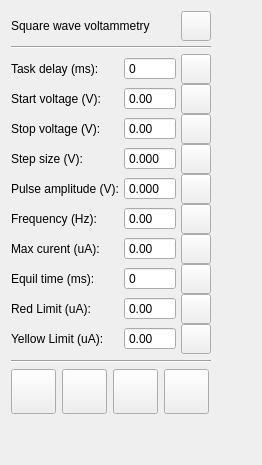
      <widget class="QWidget" name="swvTab">
       <attribute name="title">
        <string>Square wave voltammetry</string>
       </attribute>
       <layout class="QGridLayout" name="gridLayout_8">
        <item row="0" column="0">
         <layout class="QVBoxLayout" name="verticalLayout_7">
          <item>
           <layout class="QVBoxLayout" name="verticalLayout_8">
            <property name="spacing">
             <number>5</number>
            </property>
            <item>
             <layout class="QHBoxLayout" name="horizontalLayout_13">
              <item>
               <widget class="QLabel" name="sensor2Label_8">
                <property name="text">
                 <string>Square wave voltammetry</string>
                </property>
               </widget>
              </item>
              <item>
               <widget class="QPushButton" name="swvButton">
                <property name="minimumSize">
                 <size>
                  <width>30</width>
                  <height>30</height>
                 </size>
                </property>
                <property name="maximumSize">
                 <size>
                  <width>30</width>
                  <height>30</height>
                 </size>
                </property>
                <property name="cursor">
                 <cursorShape>PointingHandCursor</cursorShape>
                </property>
                <property name="focusPolicy">
                 <enum>Qt::ClickFocus</enum>
                </property>
                <property name="text">
                 <string/>
                </property>
                <property name="icon">
                 <iconset resource="../qrc/uiResources.qrc">
                  <normaloff>:/icons/sendIcon</normaloff>:/icons/sendIcon</iconset>
                </property>
                <property name="iconSize">
                 <size>
                  <width>30</width>
                  <height>30</height>
                 </size>
                </property>
               </widget>
              </item>
             </layout>
            </item>
            <item>
             <widget class="Line" name="line_7">
              <property name="orientation">
               <enum>Qt::Horizontal</enum>
              </property>
             </widget>
            </item>
            <item>
             <layout class="QGridLayout" name="gridLayout_14">
              <property name="horizontalSpacing">
               <number>5</number>
              </property>
              <property name="verticalSpacing">
               <number>0</number>
              </property>
              <item row="8" column="2">
               <widget class="QDoubleSpinBox" name="swvRedLimitValue">
                <property name="buttonSymbols">
                 <enum>QAbstractSpinBox::NoButtons</enum>
                </property>
                <property name="minimum">
                 <double>-999.990000000000009</double>
                </property>
                <property name="maximum">
                 <double>999.990000000000009</double>
                </property>
                <property name="singleStep">
                 <double>0.010000000000000</double>
                </property>
               </widget>
              </item>
              <item row="3" column="3">
               <widget class="QPushButton" name="swvSSButton">
                <property name="minimumSize">
                 <size>
                  <width>30</width>
                  <height>30</height>
                 </size>
                </property>
                <property name="maximumSize">
                 <size>
                  <width>30</width>
                  <height>30</height>
                 </size>
                </property>
                <property name="cursor">
                 <cursorShape>PointingHandCursor</cursorShape>
                </property>
                <property name="focusPolicy">
                 <enum>Qt::ClickFocus</enum>
                </property>
                <property name="text">
                 <string/>
                </property>
                <property name="icon">
                 <iconset resource="../qrc/uiResources.qrc">
                  <normaloff>:/icons/sendIcon</normaloff>:/icons/sendIcon</iconset>
                </property>
                <property name="iconSize">
                 <size>
                  <width>30</width>
                  <height>30</height>
                 </size>
                </property>
               </widget>
              </item>
              <item row="1" column="0">
               <widget class="QLabel" name="label_37">
                <property name="text">
                 <string>Start voltage (V):</string>
                </property>
               </widget>
              </item>
              <item row="6" column="3">
               <widget class="QPushButton" name="swvMCButton">
                <property name="minimumSize">
                 <size>
                  <width>30</width>
                  <height>30</height>
                 </size>
                </property>
                <property name="maximumSize">
                 <size>
                  <width>30</width>
                  <height>30</height>
                 </size>
                </property>
                <property name="cursor">
                 <cursorShape>PointingHandCursor</cursorShape>
                </property>
                <property name="focusPolicy">
                 <enum>Qt::ClickFocus</enum>
                </property>
                <property name="text">
                 <string/>
                </property>
                <property name="icon">
                 <iconset resource="../qrc/uiResources.qrc">
                  <normaloff>:/icons/sendIcon</normaloff>:/icons/sendIcon</iconset>
                </property>
                <property name="iconSize">
                 <size>
                  <width>30</width>
                  <height>30</height>
                 </size>
                </property>
               </widget>
              </item>
              <item row="9" column="0">
               <widget class="QLabel" name="label_46">
                <property name="text">
                 <string>Yellow Limit (uA):</string>
                </property>
               </widget>
              </item>
              <item row="5" column="2">
               <widget class="QDoubleSpinBox" name="swvFQValue">
                <property name="buttonSymbols">
                 <enum>QAbstractSpinBox::NoButtons</enum>
                </property>
                <property name="singleStep">
                 <double>0.010000000000000</double>
                </property>
               </widget>
              </item>
              <item row="1" column="2">
               <widget class="QDoubleSpinBox" name="swvStartVValue">
                <property name="buttonSymbols">
                 <enum>QAbstractSpinBox::NoButtons</enum>
                </property>
                <property name="minimum">
                 <double>-9.000000000000000</double>
                </property>
                <property name="maximum">
                 <double>9.000000000000000</double>
                </property>
                <property name="singleStep">
                 <double>0.010000000000000</double>
                </property>
               </widget>
              </item>
              <item row="9" column="2">
               <widget class="QDoubleSpinBox" name="swvYellowLimitValue">
                <property name="buttonSymbols">
                 <enum>QAbstractSpinBox::NoButtons</enum>
                </property>
                <property name="minimum">
                 <double>-999.990000000000009</double>
                </property>
                <property name="maximum">
                 <double>999.990000000000009</double>
                </property>
                <property name="singleStep">
                 <double>0.010000000000000</double>
                </property>
               </widget>
              </item>
              <item row="8" column="0">
               <widget class="QLabel" name="label_47">
                <property name="text">
                 <string>Red Limit (uA):</string>
                </property>
               </widget>
              </item>
              <item row="5" column="3">
               <widget class="QPushButton" name="swvFQButton">
                <property name="minimumSize">
                 <size>
                  <width>30</width>
                  <height>30</height>
                 </size>
                </property>
                <property name="maximumSize">
                 <size>
                  <width>30</width>
                  <height>30</height>
                 </size>
                </property>
                <property name="cursor">
                 <cursorShape>PointingHandCursor</cursorShape>
                </property>
                <property name="focusPolicy">
                 <enum>Qt::ClickFocus</enum>
                </property>
                <property name="text">
                 <string/>
                </property>
                <property name="icon">
                 <iconset resource="../qrc/uiResources.qrc">
                  <normaloff>:/icons/sendIcon</normaloff>:/icons/sendIcon</iconset>
                </property>
                <property name="iconSize">
                 <size>
                  <width>30</width>
                  <height>30</height>
                 </size>
                </property>
               </widget>
              </item>
              <item row="6" column="0">
               <widget class="QLabel" name="label_38">
                <property name="text">
                 <string>Max curent (uA):</string>
                </property>
               </widget>
              </item>
              <item row="7" column="3">
               <widget class="QPushButton" name="swvETButton">
                <property name="minimumSize">
                 <size>
                  <width>30</width>
                  <height>30</height>
                 </size>
                </property>
                <property name="maximumSize">
                 <size>
                  <width>30</width>
                  <height>30</height>
                 </size>
                </property>
                <property name="cursor">
                 <cursorShape>PointingHandCursor</cursorShape>
                </property>
                <property name="focusPolicy">
                 <enum>Qt::ClickFocus</enum>
                </property>
                <property name="text">
                 <string/>
                </property>
                <property name="icon">
                 <iconset resource="../qrc/uiResources.qrc">
                  <normaloff>:/icons/sendIcon</normaloff>:/icons/sendIcon</iconset>
                </property>
                <property name="iconSize">
                 <size>
                  <width>30</width>
                  <height>30</height>
                 </size>
                </property>
               </widget>
              </item>
              <item row="5" column="0">
               <widget class="QLabel" name="label_40">
                <property name="text">
                 <string>Frequency (Hz):</string>
                </property>
               </widget>
              </item>
              <item row="1" column="3">
               <widget class="QPushButton" name="swvStartVButton">
                <property name="minimumSize">
                 <size>
                  <width>30</width>
                  <height>30</height>
                 </size>
                </property>
                <property name="maximumSize">
                 <size>
                  <width>30</width>
                  <height>30</height>
                 </size>
                </property>
                <property name="cursor">
                 <cursorShape>PointingHandCursor</cursorShape>
                </property>
                <property name="focusPolicy">
                 <enum>Qt::ClickFocus</enum>
                </property>
                <property name="text">
                 <string/>
                </property>
                <property name="icon">
                 <iconset resource="../qrc/uiResources.qrc">
                  <normaloff>:/icons/sendIcon</normaloff>:/icons/sendIcon</iconset>
                </property>
                <property name="iconSize">
                 <size>
                  <width>30</width>
                  <height>30</height>
                 </size>
                </property>
               </widget>
              </item>
              <item row="6" column="2">
               <widget class="QDoubleSpinBox" name="swvMCValue">
                <property name="buttonSymbols">
                 <enum>QAbstractSpinBox::NoButtons</enum>
                </property>
                <property name="minimum">
                 <double>-999.990000000000009</double>
                </property>
                <property name="maximum">
                 <double>999.990000000000009</double>
                </property>
                <property name="singleStep">
                 <double>0.010000000000000</double>
                </property>
               </widget>
              </item>
              <item row="3" column="2">
               <widget class="QDoubleSpinBox" name="swvSSValue">
                <property name="buttonSymbols">
                 <enum>QAbstractSpinBox::NoButtons</enum>
                </property>
                <property name="decimals">
                 <number>3</number>
                </property>
                <property name="maximum">
                 <double>9.000000000000000</double>
                </property>
                <property name="singleStep">
                 <double>0.001000000000000</double>
                </property>
               </widget>
              </item>
              <item row="8" column="3">
               <widget class="QPushButton" name="swvRedLimitButton">
                <property name="minimumSize">
                 <size>
                  <width>30</width>
                  <height>30</height>
                 </size>
                </property>
                <property name="maximumSize">
                 <size>
                  <width>30</width>
                  <height>30</height>
                 </size>
                </property>
                <property name="cursor">
                 <cursorShape>PointingHandCursor</cursorShape>
                </property>
                <property name="focusPolicy">
                 <enum>Qt::ClickFocus</enum>
                </property>
                <property name="text">
                 <string/>
                </property>
                <property name="icon">
                 <iconset resource="../qrc/uiResources.qrc">
                  <normaloff>:/icons/sendIcon</normaloff>:/icons/sendIcon</iconset>
                </property>
                <property name="iconSize">
                 <size>
                  <width>30</width>
                  <height>30</height>
                 </size>
                </property>
               </widget>
              </item>
              <item row="9" column="3">
               <widget class="QPushButton" name="swvYellowLimitButton">
                <property name="minimumSize">
                 <size>
                  <width>30</width>
                  <height>30</height>
                 </size>
                </property>
                <property name="maximumSize">
                 <size>
                  <width>30</width>
                  <height>30</height>
                 </size>
                </property>
                <property name="cursor">
                 <cursorShape>PointingHandCursor</cursorShape>
                </property>
                <property name="focusPolicy">
                 <enum>Qt::ClickFocus</enum>
                </property>
                <property name="text">
                 <string/>
                </property>
                <property name="icon">
                 <iconset resource="../qrc/uiResources.qrc">
                  <normaloff>:/icons/sendIcon</normaloff>:/icons/sendIcon</iconset>
                </property>
                <property name="iconSize">
                 <size>
                  <width>30</width>
                  <height>30</height>
                 </size>
                </property>
               </widget>
              </item>
              <item row="4" column="2">
               <widget class="QDoubleSpinBox" name="swvPAValue">
                <property name="buttonSymbols">
                 <enum>QAbstractSpinBox::NoButtons</enum>
                </property>
                <property name="decimals">
                 <number>3</number>
                </property>
                <property name="maximum">
                 <double>9.000000000000000</double>
                </property>
                <property name="singleStep">
                 <double>0.001000000000000</double>
                </property>
               </widget>
              </item>
              <item row="7" column="0">
               <widget class="QLabel" name="label_76">
                <property name="text">
                 <string>Equil time (ms):</string>
                </property>
               </widget>
              </item>
              <item row="2" column="0">
               <widget class="QLabel" name="label_39">
                <property name="text">
                 <string>Stop voltage (V):</string>
                </property>
               </widget>
              </item>
              <item row="7" column="2">
               <widget class="QSpinBox" name="swvETValue">
                <property name="buttonSymbols">
                 <enum>QAbstractSpinBox::NoButtons</enum>
                </property>
                <property name="maximum">
                 <number>9999999</number>
                </property>
               </widget>
              </item>
              <item row="2" column="2">
               <widget class="QDoubleSpinBox" name="swvStopVValue">
                <property name="buttonSymbols">
                 <enum>QAbstractSpinBox::NoButtons</enum>
                </property>
                <property name="minimum">
                 <double>-9.000000000000000</double>
                </property>
                <property name="maximum">
                 <double>9.000000000000000</double>
                </property>
                <property name="singleStep">
                 <double>0.010000000000000</double>
                </property>
               </widget>
              </item>
              <item row="2" column="3">
               <widget class="QPushButton" name="swvStopVButton">
                <property name="minimumSize">
                 <size>
                  <width>30</width>
                  <height>30</height>
                 </size>
                </property>
                <property name="maximumSize">
                 <size>
                  <width>30</width>
                  <height>30</height>
                 </size>
                </property>
                <property name="cursor">
                 <cursorShape>PointingHandCursor</cursorShape>
                </property>
                <property name="focusPolicy">
                 <enum>Qt::ClickFocus</enum>
                </property>
                <property name="text">
                 <string/>
                </property>
                <property name="icon">
                 <iconset resource="../qrc/uiResources.qrc">
                  <normaloff>:/icons/sendIcon</normaloff>:/icons/sendIcon</iconset>
                </property>
                <property name="iconSize">
                 <size>
                  <width>30</width>
                  <height>30</height>
                 </size>
                </property>
               </widget>
              </item>
              <item row="3" column="0">
               <widget class="QLabel" name="label_31">
                <property name="text">
                 <string>Step size (V):</string>
                </property>
               </widget>
              </item>
              <item row="4" column="0">
               <widget class="QLabel" name="label_21">
                <property name="text">
                 <string>Pulse amplitude (V):</string>
                </property>
               </widget>
              </item>
              <item row="4" column="3">
               <widget class="QPushButton" name="swvPAButton">
                <property name="minimumSize">
                 <size>
                  <width>30</width>
                  <height>30</height>
                 </size>
                </property>
                <property name="maximumSize">
                 <size>
                  <width>30</width>
                  <height>30</height>
                 </size>
                </property>
                <property name="cursor">
                 <cursorShape>PointingHandCursor</cursorShape>
                </property>
                <property name="focusPolicy">
                 <enum>Qt::ClickFocus</enum>
                </property>
                <property name="text">
                 <string/>
                </property>
                <property name="icon">
                 <iconset resource="../qrc/uiResources.qrc">
                  <normaloff>:/icons/sendIcon</normaloff>:/icons/sendIcon</iconset>
                </property>
                <property name="iconSize">
                 <size>
                  <width>30</width>
                  <height>30</height>
                 </size>
                </property>
               </widget>
              </item>
              <item row="0" column="0">
               <widget class="QLabel" name="label_49">
                <property name="text">
                 <string>Task delay (ms):</string>
                </property>
               </widget>
              </item>
              <item row="0" column="2">
               <widget class="QSpinBox" name="swvTDValue">
                <property name="buttonSymbols">
                 <enum>QAbstractSpinBox::NoButtons</enum>
                </property>
                <property name="maximum">
                 <number>1000</number>
                </property>
               </widget>
              </item>
              <item row="0" column="3">
               <widget class="QPushButton" name="swvTDButton">
                <property name="minimumSize">
                 <size>
                  <width>30</width>
                  <height>30</height>
                 </size>
                </property>
                <property name="maximumSize">
                 <size>
                  <width>30</width>
                  <height>30</height>
                 </size>
                </property>
                <property name="cursor">
                 <cursorShape>PointingHandCursor</cursorShape>
                </property>
                <property name="focusPolicy">
                 <enum>Qt::ClickFocus</enum>
                </property>
                <property name="text">
                 <string/>
                </property>
                <property name="icon">
                 <iconset resource="../qrc/uiResources.qrc">
                  <normaloff>:/icons/sendIcon</normaloff>:/icons/sendIcon</iconset>
                </property>
                <property name="iconSize">
                 <size>
                  <width>30</width>
                  <height>30</height>
                 </size>
                </property>
               </widget>
              </item>
             </layout>
            </item>
           </layout>
          </item>
          <item>
           <widget class="Line" name="line_11">
            <property name="orientation">
             <enum>Qt::Horizontal</enum>
            </property>
           </widget>
          </item>
          <item>
           <layout class="QHBoxLayout" name="horizontalLayout_14">
            <item>
             <spacer name="horizontalSpacer_16">
              <property name="orientation">
               <enum>Qt::Horizontal</enum>
              </property>
              <property name="sizeType">
               <enum>QSizePolicy::Preferred</enum>
              </property>
              <property name="sizeHint" stdset="0">
               <size>
                <width>0</width>
                <height>0</height>
               </size>
              </property>
             </spacer>
            </item>
            <item>
             <widget class="QPushButton" name="swvPlayButton">
              <property name="minimumSize">
               <size>
                <width>45</width>
                <height>45</height>
               </size>
              </property>
              <property name="maximumSize">
               <size>
                <width>45</width>
                <height>45</height>
               </size>
              </property>
              <property name="cursor">
               <cursorShape>PointingHandCursor</cursorShape>
              </property>
              <property name="focusPolicy">
               <enum>Qt::ClickFocus</enum>
              </property>
              <property name="text">
               <string/>
              </property>
              <property name="icon">
               <iconset resource="../qrc/uiResources.qrc">
                <normaloff>:/icons/playIcon</normaloff>
                <normalon>:/icons/pauseIcon</normalon>:/icons/playIcon</iconset>
              </property>
              <property name="iconSize">
               <size>
                <width>45</width>
                <height>45</height>
               </size>
              </property>
              <property name="checkable">
               <bool>true</bool>
              </property>
             </widget>
            </item>
            <item>
             <widget class="QPushButton" name="swvSaveButton">
              <property name="minimumSize">
               <size>
                <width>45</width>
                <height>45</height>
               </size>
              </property>
              <property name="maximumSize">
               <size>
                <width>45</width>
                <height>45</height>
               </size>
              </property>
              <property name="cursor">
               <cursorShape>PointingHandCursor</cursorShape>
              </property>
              <property name="focusPolicy">
               <enum>Qt::ClickFocus</enum>
              </property>
              <property name="text">
               <string/>
              </property>
              <property name="icon">
               <iconset resource="../qrc/uiResources.qrc">
                <normaloff>:/icons/saveIcon</normaloff>:/icons/saveIcon</iconset>
              </property>
              <property name="iconSize">
               <size>
                <width>45</width>
                <height>45</height>
               </size>
              </property>
             </widget>
            </item>
            <item>
             <widget class="QPushButton" name="swvLoadButton">
              <property name="minimumSize">
               <size>
                <width>45</width>
                <height>45</height>
               </size>
              </property>
              <property name="maximumSize">
               <size>
                <width>45</width>
                <height>45</height>
               </size>
              </property>
              <property name="cursor">
               <cursorShape>PointingHandCursor</cursorShape>
              </property>
              <property name="focusPolicy">
               <enum>Qt::ClickFocus</enum>
              </property>
              <property name="text">
               <string/>
              </property>
              <property name="icon">
               <iconset resource="../qrc/uiResources.qrc">
                <normaloff>:/icons/loadIcon</normaloff>:/icons/loadIcon</iconset>
              </property>
              <property name="iconSize">
               <size>
                <width>45</width>
                <height>45</height>
               </size>
              </property>
             </widget>
            </item>
            <item>
             <widget class="QPushButton" name="swvCloseButton">
              <property name="minimumSize">
               <size>
                <width>45</width>
                <height>45</height>
               </size>
              </property>
              <property name="maximumSize">
               <size>
                <width>45</width>
                <height>45</height>
               </size>
              </property>
              <property name="cursor">
               <cursorShape>PointingHandCursor</cursorShape>
              </property>
              <property name="focusPolicy">
               <enum>Qt::ClickFocus</enum>
              </property>
              <property name="text">
               <string/>
              </property>
              <property name="icon">
               <iconset resource="../qrc/uiResources.qrc">
                <normaloff>:/icons/closeIcon</normaloff>:/icons/closeIcon</iconset>
              </property>
              <property name="iconSize">
               <size>
                <width>45</width>
                <height>45</height>
               </size>
              </property>
             </widget>
            </item>
            <item>
             <spacer name="horizontalSpacer_17">
              <property name="orientation">
               <enum>Qt::Horizontal</enum>
              </property>
              <property name="sizeType">
               <enum>QSizePolicy::Preferred</enum>
              </property>
              <property name="sizeHint" stdset="0">
               <size>
                <width>0</width>
                <height>0</height>
               </size>
              </property>
             </spacer>
            </item>
           </layout>
          </item>
          <item>
           <spacer name="verticalSpacer_5">
            <property name="orientation">
             <enum>Qt::Vertical</enum>
            </property>
            <property name="sizeHint" stdset="0">
             <size>
              <width>20</width>
              <height>40</height>
             </size>
            </property>
           </spacer>
          </item>
         </layout>
        </item>
        <item row="0" column="1">
         <layout class="QGridLayout" name="swvPlotView"/>
        </item>
        <item row="1" column="1">
         <spacer name="horizontalSpacer_41">
          <property name="orientation">
           <enum>Qt::Horizontal</enum>
          </property>
          <property name="sizeHint" stdset="0">
           <size>
            <width>40</width>
            <height>0</height>
           </size>
          </property>
         </spacer>
        </item>
       </layout>
      </widget>
